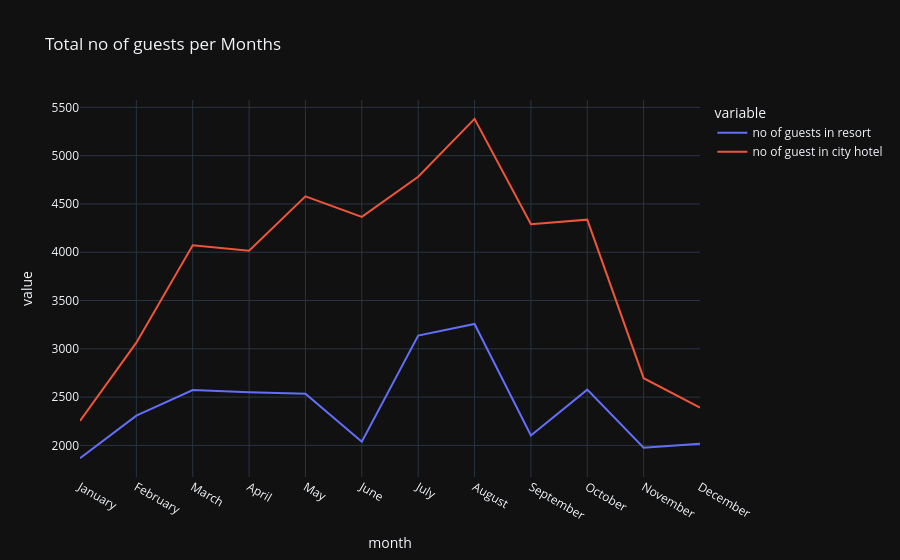

The notebook cell this image was saved under:
### Code cell
px.line(final_guests, x = 'month', y = ['no of guests in resort','no of guest in city hotel'],
        title='Total no of guests per Months', template = 'plotly_dark')

### Figure 1 — Plotly figure (JSON) as saved in the notebook; plotly's stock layout.template omitted (floating-point values rounded to 4 significant figures)
{"data": [{"hovertemplate": "variable=no of guests in resort<br>month=%{x}<br>value=%{y}<extra></extra>", "legendgroup": "no of guests in resort", "line": {"color": "#636efa", "dash": "solid"}, "marker": {"symbol": "circle"}, "mode": "lines", "name": "no of guests in resort", "orientation": "v", "showlegend": true, "type": "scatter", "x": ["January", "February", "March", "April", "May", "June", "July", "August", "September", "October", "November", "December"], "xaxis": "x", "y": [1868, 2308, 2573, 2550, 2535, 2038, 3137, 3257, 2102, 2577, 1976, 2017], "yaxis": "y"}, {"hovertemplate": "variable=no of guest in city hotel<br>month=%{x}<br>value=%{y}<extra></extra>", "legendgroup": "no of guest in city hotel", "line": {"color": "#EF553B", "dash": "solid"}, "marker": {"symbol": "circle"}, "mode": "lines", "name": "no of guest in city hotel", "orientation": "v", "showlegend": true, "type": "scatter", "x": ["January", "February", "March", "April", "May", "June", "July", "August", "September", "October", "November", "December"], "xaxis": "x", "y": [2254, 3064, 4072, 4015, 4579, 4366, 4782, 5381, 4290, 4337, 2696, 2392], "yaxis": "y"}], "layout": {"legend": {"title": {"text": "variable"}, "tracegroupgap": 0}, "title": {"text": "Total no of guests per Months"}, "xaxis": {"anchor": "y", "domain": [0, 1], "title": {"text": "month"}}, "yaxis": {"anchor": "x", "domain": [0, 1], "title": {"text": "value"}}}}
